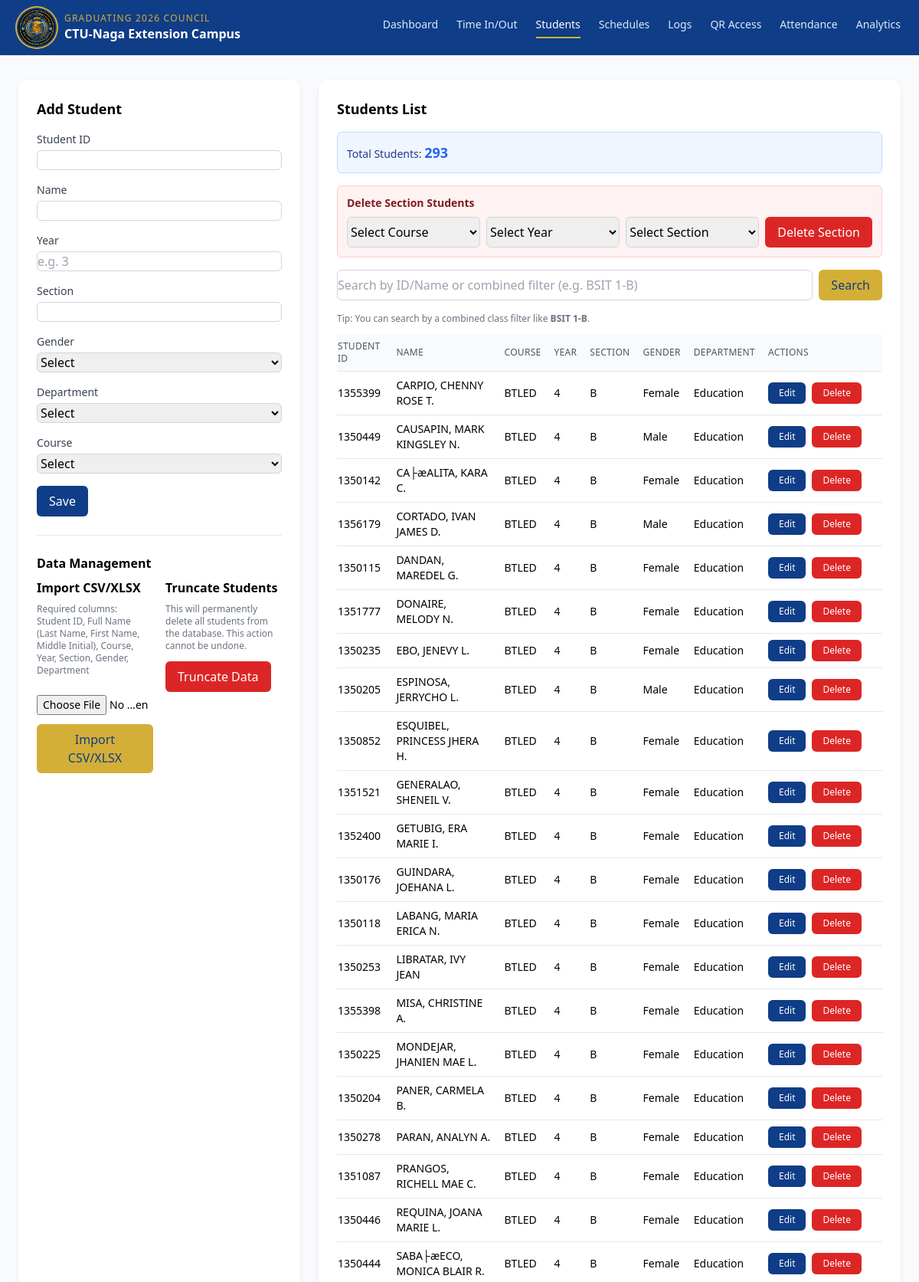
The app's page /students.php?page=4 (upper part) with its own data.
### tables this page shows
CREATE TABLE `students` (
  `id` int(11) NOT NULL AUTO_INCREMENT,
  `student_id` varchar(50) NOT NULL,
  `name` varchar(100) NOT NULL,
  `year_level` varchar(20) NOT NULL DEFAULT '',
  `section` varchar(50) NOT NULL,
  `gender` varchar(20) NOT NULL DEFAULT '',
  `department` enum('Education','Technology') NOT NULL,
  `course` varchar(100) NOT NULL,
  `created_at` timestamp NOT NULL DEFAULT current_timestamp(),
  PRIMARY KEY (`id`),
  UNIQUE KEY `student_id` (`student_id`)
);

### includes/functions.php (called while the page is built, shortened)
<?php
function h($s) {
    return htmlspecialchars((string)$s, ENT_QUOTES, 'UTF-8');
}
function is_local_access() {
    $host = $_SERVER['HTTP_HOST'] ?? '';
    $host = strtolower(trim(explode(':', $host)[0]));
    return in_array($host, ['localhost', '127.0.0.1', '::1'], true);
}

### students.php (the view, shortened to what this page needs)
<?php
$db = db();
$perPage = 50;
$page = max(1, intval($_GET['page'] ?? 1));
$offset = ($page - 1) * $perPage;
$count = (int)$db->query('SELECT COUNT(*) c FROM students')->fetch_assoc()['c'];
$students = [];
$stmt = $db->prepare('SELECT * FROM students ORDER BY created_at DESC LIMIT ? OFFSET ?');
$stmt->bind_param('ii', $perPage, $offset);
$stmt->execute();
$res = $stmt->get_result();
while ($row = $res->fetch_assoc()) { $students[] = $row; }
?>
<!DOCTYPE html>
<html lang="en">
<head>
  <script src="https://cdn.tailwindcss.com"></script>
  <link rel="stylesheet" href="assets/css/responsive.css">
</head>
<body class="bg-gray-50 min-h-screen antialiased">
  <header class="sticky top-0 bg-[#0F3D87] text-white shadow-sm z-20 relative">
    <div class="max-w-7xl mx-auto px-4 sm:px-6 py-3 flex items-center justify-between relative">
      <div class="flex items-center gap-2 sm:gap-3 min-w-0">
        <img src="assets/logo.jpg" alt="Graduating Council Logo" class="h-10 w-10 sm:h-12 sm:w-12 rounded-full ring-2 ring-[#D4AF37] ring-offset-2 ring-offset-[#0F3D87] shadow-md object-cover flex-shrink-0" onerror="this.style.display='none'">
        <div class="leading-tight min-w-0">
          <div class="text-[9px] sm:text-[10px] md:text-xs uppercase tracking-widest text-[#D4AF37] truncate">Graduating 2026 Council</div>
          <div class="text-xs sm:text-sm md:text-base font-semibold truncate">CTU-Naga Extension Campus</div>
        </div>
      </div>
      <nav class="nav-desktop hidden md:flex items-center gap-4 lg:gap-6 text-sm">
        <?php if (is_local_access()): ?><a href="dashboard.php" class="pb-1.5 border-b-2 transition-colors whitespace-nowrap <?php echo basename($_SERVER['PHP_SELF'])==='dashboard.php' ? 'border-[#D4AF37] text-white' : 'border-transparent text-blue-100 hover:text-white'; ?>">Dashboard</a><?php endif; ?>
        <a href="index.php" class="pb-1.5 border-b-2 transition-colors whitespace-nowrap <?php echo basename($_SERVER['PHP_SELF'])==='index.php' ? 'border-[#D4AF37] text-white' : 'border-transparent text-blue-100 hover:text-white'; ?>">Time In/Out</a>
        <a href="students.php" class="pb-1.5 border-b-2 transition-colors whitespace-nowrap <?php echo basename($_SERVER['PHP_SELF'])==='students.php' ? 'border-[#D4AF37] text-white' : 'border-transparent text-blue-100 hover:text-white'; ?>">Students</a>
        <?php if (is_local_access()): ?><a href="schedules.php" class="pb-1.5 border-b-2 transition-colors whitespace-nowrap <?php echo basename($_SERVER['PHP_SELF'])==='schedules.php' ? 'border-[#D4AF37] text-white' : 'border-transparent text-blue-100 hover:text-white'; ?>">Schedules</a><a href="logs.php" class="pb-1.5 border-b-2 transition-colors whitespace-nowrap <?php echo basename($_SERVER['PHP_SELF'])==='logs.php' ? 'border-[#D4AF37] text-white' : 'border-transparent text-blue-100 hover:text-white'; ?>">Logs</a><a href="qr.php" class="pb-1.5 border-b-2 transition-colors whitespace-nowrap <?php echo basename($_SERVER['PHP_SELF'])==='qr.php' ? 'border-[#D4AF37] text-white' : 'border-transparent text-blue-100 hover:text-white'; ?>">QR Access</a><?php endif; ?>
        <a href="attendance.php" class="pb-1.5 border-b-2 transition-colors whitespace-nowrap <?php echo basename($_SERVER['PHP_SELF'])==='attendance.php' ? 'border-[#D4AF37] text-white' : 'border-transparent text-blue-100 hover:text-white'; ?>">Attendance</a><a href="analytics.php" class="pb-1.5 border-b-2 transition-colors whitespace-nowrap <?php echo basename($_SERVER['PHP_SELF'])==='analytics.php' ? 'border-[#D4AF37] text-white' : 'border-transparent text-blue-100 hover:text-white'; ?>">Analytics</a>
      </nav>
    </div>
  </header>
  <main class="max-w-[92rem] mx-auto px-4 sm:px-6 py-6 sm:py-8 grid lg:grid-cols-3 gap-4 sm:gap-6">
    <div class="bg-white shadow-md ring-1 ring-gray-100 rounded-xl p-4 sm:p-6 lg:col-span-1">
      <h2 class="text-lg font-semibold mb-4">Add Student</h2>
      <form method="post" class="space-y-4">
        <div>
          <label class="block text-sm font-medium text-gray-700">Student ID</label>
          <input name="student_id" type="text" required class="mt-1 w-full rounded-md border border-gray-300 focus:ring-[#0F3D87] focus:border-[#0F3D87]" />
        </div>
        <div>
          <label class="block text-sm font-medium text-gray-700">Name</label>
          <input name="name" type="text" required class="mt-1 w-full rounded-md border border-gray-300 focus:ring-[#0F3D87] focus:border-[#0F3D87]" />
        </div>
        <div>
          <label class="block text-sm font-medium text-gray-700">Year</label>
          <input name="year_level" type="text" required placeholder="e.g. 3" class="mt-1 w-full rounded-md border border-gray-300 focus:ring-[#0F3D87] focus:border-[#0F3D87]" />
        </div>
        <div>
          <label class="block text-sm font-medium text-gray-700">Section</label>
          <input name="section" type="text" required class="mt-1 w-full rounded-md border border-gray-300 focus:ring-[#0F3D87] focus:border-[#0F3D87]" />
        </div>
        <div>
          <label class="block text-sm font-medium text-gray-700">Gender</label>
          <select name="gender" required class="mt-1 w-full rounded-md border border-gray-300 focus:ring-[#0F3D87] focus:border-[#0F3D87]">
            <option value="">Select</option>
          </select>
        </div>
        <div>
          <label class="block text-sm font-medium text-gray-700">Department</label>
          <select id="departmentSelect" name="department" required class="mt-1 w-full rounded-md border border-gray-300 focus:ring-[#0F3D87] focus:border-[#0F3D87]">
            <option value="">Select</option>
          </select>
        </div>
        <div>
          <label class="block text-sm font-medium text-gray-700">Course</label>
          <select id="courseSelect" name="course" required class="mt-1 w-full rounded-md border border-gray-300 focus:ring-[#0F3D87] focus:border-[#0F3D87]">
            <option value="">Select</option>
          </select>
        </div>
        <div>
          <button class="inline-flex items-center px-4 py-2 rounded-md bg-[#0F3D87] text-white hover:opacity-95">Save</button>
        </div>
      </form>
      <hr class="my-6">
      <h3 class="text-base font-semibold mb-2">Data Management</h3>
      <div class="flex flex-wrap gap-4">
        <div class="flex-1">
          <h4 class="text-base font-semibold mb-2">Import CSV/XLSX</h4>
          <p class="text-xs text-gray-500 mb-3">Required columns: Student ID, Full Name (Last Name, First Name, Middle Initial), Course, Year, Section, Gender, Department</p>
          <form method="post" enctype="multipart/form-data" class="space-y-3">
            <input type="file" name="import_file" accept=".csv,.xlsx" required class="w-full text-sm" />
            <button class="inline-flex items-center px-4 py-2 rounded-md bg-[#D4AF37] text-[#0F3D87] hover:opacity-95">Import CSV/XLSX</button>
          </form>
        </div>
        <div class="flex-1">
          <h4 class="text-base font-semibold mb-2">Truncate Students</h4>
          <p class="text-xs text-gray-500 mb-3">This will permanently delete all students from the database. This action cannot be undone.</p>
          <form method="post" onsubmit="return handleTruncate(event);">
            <button type="button" class="inline-flex items-center px-4 py-2 rounded-md bg-red-600 text-white hover:bg-red-700" onclick="handleTruncate(event)">Truncate Data</button>
          </form>
        </div>
      </div>
    </div>
    <div class="bg-white shadow-md ring-1 ring-gray-100 rounded-xl p-4 sm:p-6 overflow-x-auto lg:col-span-2">
      <h2 class="text-lg font-semibold mb-4">Students List</h2>
      <div class="mb-4 p-3 rounded-md bg-blue-50 border border-blue-200">
        <p class="text-sm font-medium text-blue-900">Total Students: <span class="font-bold text-lg text-blue-600"><?php echo $count; ?></span></p>
      </div>
      <div class="mb-4 p-3 rounded-md bg-red-50 border border-red-200">
        <h4 class="text-sm font-semibold text-red-900 mb-2">Delete Section Students</h4>
        <div class="flex flex-col sm:flex-row gap-2">
          <select id="deleteSectionCourse" class="flex-1 min-w-0 rounded-md border border-gray-300 focus:ring-[#0F3D87] focus:border-[#0F3D87]" data-placeholder-option>
            <option value="">Select Course</option>
          </select>
          <select id="deleteSectionYear" class="flex-1 min-w-0 rounded-md border border-gray-300 focus:ring-[#0F3D87] focus:border-[#0F3D87]">
            <option value="">Select Year</option>
          </select>
          <select id="deleteSectionSection" class="flex-1 min-w-0 rounded-md border border-gray-300 focus:ring-[#0F3D87] focus:border-[#0F3D87]">
            <option value="">Select Section</option>
          </select>
          <button id="deleteSectionBtn" type="button" class="px-4 py-2 rounded-md bg-red-600 text-white hover:bg-red-700 touch-target shrink-0 whitespace-nowrap font-medium">Delete Section</button>
        </div>
      </div>
      <div class="mb-4 flex flex-col sm:flex-row gap-2">
        <input id="studentsSearch" type="search" placeholder="Search by ID/Name or combined filter (e.g. BSIT 1-B)" class="flex-1 min-w-0 rounded-md border border-gray-300 focus:ring-[#0F3D87] focus:border-[#0F3D87]" />
        <button id="studentsSearchBtn" class="px-4 py-2 rounded-md bg-[#D4AF37] text-[#0F3D87] hover:opacity-90 touch-target shrink-0">Search</button>
      </div>
      <p class="text-xs text-gray-500 mb-3">Tip: You can search by a combined class filter like <span class="font-semibold">BSIT 1-B</span>.</p>
      <div class="overflow-x-auto -mx-2 sm:mx-0">
      <table class="table-responsive-cards min-w-full text-sm divide-y divide-gray-200">
        <thead>
          <tr class="text-left bg-gray-50 text-gray-600 text-xs uppercase tracking-wide select-none">
            <th class="py-2 pr-4 font-medium cursor-pointer" data-sort="student_id">Student ID</th>
            <th class="py-2 pr-4 font-medium cursor-pointer" data-sort="name">Name</th>
            <th class="py-2 pr-4 font-medium cursor-pointer" data-sort="course">Course</th>
            <th class="py-2 pr-4 font-medium cursor-pointer" data-sort="year_level">Year</th>
            <th class="py-2 pr-4 font-medium cursor-pointer" data-sort="section">Section</th>
            <th class="py-2 pr-4 font-medium cursor-pointer" data-sort="gender">Gender</th>
            <th class="py-2 pr-4 font-medium cursor-pointer" data-sort="department">Department</th>
            <th class="py-2 pr-4 font-medium min-w-[150px]">Actions</th>
          </tr>
        </thead>
        <tbody id="studentsBody">
          <?php foreach ($students as $s): ?>
            <tr class="border-b last:border-0 hover:bg-gray-50" data-id="<?php echo (int)$s['id']; ?>" data-student_id="<?php echo h($s['student_id']); ?>" data-name="<?php echo h($s['name']); ?>" data-course="<?php echo h($s['course']); ?>" data-year_level="<?php echo h($s['year_level']); ?>" data-section="<?php echo h($s['section']); ?>" data-gender="<?php echo h($s['gender']); ?>" data-department="<?php echo h($s['department']); ?>">
              <td class="py-2 pr-4" data-label="Student ID"><?php echo h($s['student_id']); ?></td>
              <td class="py-2 pr-4" data-label="Name"><?php echo h($s['name']); ?></td>
              <td class="py-2 pr-4" data-label="Course"><?php echo h($s['course']); ?></td>
              <td class="py-2 pr-4" data-label="Year"><?php echo h($s['year_level']); ?></td>
              <td class="py-2 pr-4" data-label="Section"><?php echo h($s['section']); ?></td>
              <td class="py-2 pr-4" data-label="Gender"><?php echo h($s['gender']); ?></td>
              <td class="py-2 pr-4" data-label="Department"><?php echo h($s['department']); ?></td>
              <td class="py-2 pr-4 min-w-[150px]" data-label="Actions">
                <div class="cell-actions inline-flex flex-wrap gap-2">
                <button type="button" class="px-3.5 py-2 sm:py-1.5 rounded-md bg-[#0F3D87] text-white hover:opacity-95 text-xs font-medium touch-target" data-edit>Edit</button>
                <form method="post" class="inline" onsubmit="return confirm('Delete this student?');">
                  <button class="px-3.5 py-2 sm:py-1.5 rounded-md bg-red-600 text-white hover:bg-red-700 text-xs font-medium touch-target">Delete</button>
                </form>
                </div>
              </td>
            </tr>
          <?php endforeach; ?>
        </tbody>
      </table>
      </div>
    </div>
  </main>
</body>
</html>

### records on screen
students: student "1355399", name "CARPIO, CHENNY ROSE T.", course "BTLED", year_level "4", section "B", gender "Female", department "Education"
students: student "1350449", name "CAUSAPIN, MARK KINGSLEY N.", course "BTLED", year_level "4", section "B", gender "Male", department "Education"
students: student "1350142", name "CA├æALITA, KARA C.", course "BTLED", year_level "4", section "B", gender "Female", department "Education"
students: student "1356179", name "CORTADO, IVAN JAMES D.", course "BTLED", year_level "4", section "B", gender "Male", department "Education"
students: student "1350115", name "DANDAN, MAREDEL G.", course "BTLED", year_level "4", section "B", gender "Female", department "Education"
students: student "1351777", name "DONAIRE, MELODY N.", course "BTLED", year_level "4", section "B", gender "Female", department "Education"
students: student "1350235", name "EBO, JENEVY L.", course "BTLED", year_level "4", section "B", gender "Female", department "Education"
students: student "1350205", name "ESPINOSA, JERRYCHO L.", course "BTLED", year_level "4", section "B", gender "Male", department "Education"
students: student "1350852", name "ESQUIBEL, PRINCESS JHERA H.", course "BTLED", year_level "4", section "B", gender "Female", department "Education"
students: student "1351521", name "GENERALAO, SHENEIL V.", course "BTLED", year_level "4", section "B", gender "Female", department "Education"
students: student "1352400", name "GETUBIG, ERA MARIE I.", course "BTLED", year_level "4", section "B", gender "Female", department "Education"
students: student "1350176", name "GUINDARA, JOEHANA L.", course "BTLED", year_level "4", section "B", gender "Female", department "Education"
students: student "1350118", name "LABANG, MARIA ERICA N.", course "BTLED", year_level "4", section "B", gender "Female", department "Education"
students: student "1350253", name "LIBRATAR, IVY JEAN", course "BTLED", year_level "4", section "B", gender "Female", department "Education"
students: student "1355398", name "MISA, CHRISTINE A.", course "BTLED", year_level "4", section "B", gender "Female", department "Education"
students: student "1350225", name "MONDEJAR, JHANIEN MAE L.", course "BTLED", year_level "4", section "B", gender "Female", department "Education"
students: student "1350204", name "PANER, CARMELA B.", course "BTLED", year_level "4", section "B", gender "Female", department "Education"
students: student "1350278", name "PARAN, ANALYN A.", course "BTLED", year_level "4", section "B", gender "Female", department "Education"
students: student "1351087", name "PRANGOS, RICHELL MAE C.", course "BTLED", year_level "4", section "B", gender "Female", department "Education"
students: student "1350446", name "REQUINA, JOANA MARIE L.", course "BTLED", year_level "4", section "B", gender "Female", department "Education"
students: student "1350444", name "SABA├æECO, MONICA BLAIR R.", course "BTLED", year_level "4", section "B", gender "Female", department "Education"

### other values on screen
$count "293"
